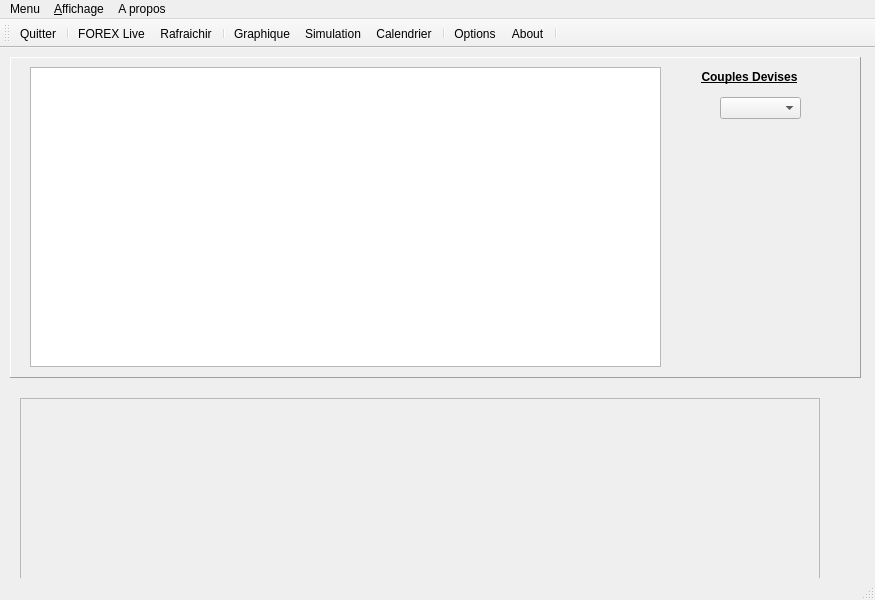
<?xml version="1.0" encoding="UTF-8"?>
<ui version="4.0">
 <class>MainWindow</class>
 <widget class="QMainWindow" name="MainWindow">
  <property name="geometry">
   <rect>
    <x>0</x>
    <y>0</y>
    <width>875</width>
    <height>600</height>
   </rect>
  </property>
  <property name="maximumSize">
   <size>
    <width>875</width>
    <height>16777215</height>
   </size>
  </property>
  <property name="windowTitle">
   <string>TRADING PLUS 2015</string>
  </property>
  <property name="windowIcon">
   <iconset resource="myresources.qrc">
    <normaloff>:/Numbers.ico</normaloff>:/Numbers.ico</iconset>
  </property>
  <property name="autoFillBackground">
   <bool>true</bool>
  </property>
  <widget class="QWidget" name="centralWidget">
   <widget class="QFrame" name="frameTable">
    <property name="geometry">
     <rect>
      <x>10</x>
      <y>9</y>
      <width>851</width>
      <height>321</height>
     </rect>
    </property>
    <property name="minimumSize">
     <size>
      <width>830</width>
      <height>290</height>
     </size>
    </property>
    <property name="maximumSize">
     <size>
      <width>900</width>
      <height>400</height>
     </size>
    </property>
    <property name="palette">
     <palette>
      <active>
       <colorrole role="Base">
        <brush brushstyle="SolidPattern">
         <color alpha="255">
          <red>255</red>
          <green>255</green>
          <blue>255</blue>
         </color>
        </brush>
       </colorrole>
       <colorrole role="AlternateBase">
        <brush brushstyle="SolidPattern">
         <color alpha="255">
          <red>246</red>
          <green>246</green>
          <blue>246</blue>
         </color>
        </brush>
       </colorrole>
      </active>
      <inactive>
       <colorrole role="Base">
        <brush brushstyle="SolidPattern">
         <color alpha="255">
          <red>255</red>
          <green>255</green>
          <blue>255</blue>
         </color>
        </brush>
       </colorrole>
       <colorrole role="AlternateBase">
        <brush brushstyle="SolidPattern">
         <color alpha="255">
          <red>246</red>
          <green>246</green>
          <blue>246</blue>
         </color>
        </brush>
       </colorrole>
      </inactive>
      <disabled>
       <colorrole role="Base">
        <brush brushstyle="SolidPattern">
         <color alpha="255">
          <red>240</red>
          <green>240</green>
          <blue>240</blue>
         </color>
        </brush>
       </colorrole>
       <colorrole role="AlternateBase">
        <brush brushstyle="SolidPattern">
         <color alpha="255">
          <red>246</red>
          <green>246</green>
          <blue>246</blue>
         </color>
        </brush>
       </colorrole>
      </disabled>
     </palette>
    </property>
    <property name="frameShape">
     <enum>QFrame::Panel</enum>
    </property>
    <property name="frameShadow">
     <enum>QFrame::Raised</enum>
    </property>
    <widget class="QTableView" name="tableView">
     <property name="geometry">
      <rect>
       <x>20</x>
       <y>10</y>
       <width>631</width>
       <height>300</height>
      </rect>
     </property>
     <property name="minimumSize">
      <size>
       <width>0</width>
       <height>0</height>
      </size>
     </property>
     <property name="maximumSize">
      <size>
       <width>700</width>
       <height>16777215</height>
      </size>
     </property>
     <property name="palette">
      <palette>
       <active>
        <colorrole role="Base">
         <brush brushstyle="SolidPattern">
          <color alpha="255">
           <red>255</red>
           <green>255</green>
           <blue>255</blue>
          </color>
         </brush>
        </colorrole>
       </active>
       <inactive>
        <colorrole role="Base">
         <brush brushstyle="SolidPattern">
          <color alpha="255">
           <red>255</red>
           <green>255</green>
           <blue>255</blue>
          </color>
         </brush>
        </colorrole>
       </inactive>
       <disabled>
        <colorrole role="Base">
         <brush brushstyle="SolidPattern">
          <color alpha="255">
           <red>240</red>
           <green>240</green>
           <blue>240</blue>
          </color>
         </brush>
        </colorrole>
       </disabled>
      </palette>
     </property>
     <property name="font">
      <font>
       <stylestrategy>PreferAntialias</stylestrategy>
      </font>
     </property>
     <property name="layoutDirection">
      <enum>Qt::LeftToRight</enum>
     </property>
     <property name="sortingEnabled">
      <bool>true</bool>
     </property>
    </widget>
    <widget class="QComboBox" name="comboDevises">
     <property name="geometry">
      <rect>
       <x>710</x>
       <y>40</y>
       <width>81</width>
       <height>22</height>
      </rect>
     </property>
    </widget>
    <widget class="QLabel" name="label">
     <property name="geometry">
      <rect>
       <x>655</x>
       <y>95</y>
       <width>191</width>
       <height>221</height>
      </rect>
     </property>
     <property name="text">
      <string/>
     </property>
     <property name="pixmap">
      <pixmap resource="myresources.qrc">:/images/images/index.jpg</pixmap>
     </property>
     <property name="scaledContents">
      <bool>false</bool>
     </property>
     <property name="alignment">
      <set>Qt::AlignCenter</set>
     </property>
     <property name="wordWrap">
      <bool>false</bool>
     </property>
     <property name="margin">
      <number>-8</number>
     </property>
     <property name="indent">
      <number>11</number>
     </property>
    </widget>
    <widget class="QLabel" name="label_2">
     <property name="geometry">
      <rect>
       <x>689</x>
       <y>10</y>
       <width>101</width>
       <height>20</height>
      </rect>
     </property>
     <property name="font">
      <font>
       <weight>75</weight>
       <bold>true</bold>
       <underline>true</underline>
      </font>
     </property>
     <property name="text">
      <string>Couples Devises</string>
     </property>
     <property name="alignment">
      <set>Qt::AlignCenter</set>
     </property>
    </widget>
   </widget>
   <widget class="QFrame" name="frame">
    <property name="geometry">
     <rect>
      <x>20</x>
      <y>350</y>
      <width>800</width>
      <height>210</height>
     </rect>
    </property>
    <property name="minimumSize">
     <size>
      <width>800</width>
      <height>210</height>
     </size>
    </property>
    <property name="maximumSize">
     <size>
      <width>800</width>
      <height>210</height>
     </size>
    </property>
    <property name="frameShape">
     <enum>QFrame::StyledPanel</enum>
    </property>
    <property name="frameShadow">
     <enum>QFrame::Raised</enum>
    </property>
   </widget>
  </widget>
  <widget class="QMenuBar" name="menuBar">
   <property name="geometry">
    <rect>
     <x>0</x>
     <y>0</y>
     <width>875</width>
     <height>21</height>
    </rect>
   </property>
   <widget class="QMenu" name="menuMenu">
    <property name="title">
     <string>Menu</string>
    </property>
    <addaction name="actionQuitter"/>
   </widget>
   <widget class="QMenu" name="menu_Affiche">
    <property name="title">
     <string>&amp;Affichage</string>
    </property>
    <addaction name="actionShowHideView"/>
    <addaction name="actionGraphique"/>
    <addaction name="actionSimulation"/>
    <addaction name="actionOptions"/>
   </widget>
   <widget class="QMenu" name="menuA_propos">
    <property name="title">
     <string>A propos</string>
    </property>
    <addaction name="actionAbout"/>
   </widget>
   <addaction name="menuMenu"/>
   <addaction name="menu_Affiche"/>
   <addaction name="menuA_propos"/>
  </widget>
  <widget class="QToolBar" name="mainToolBar">
   <attribute name="toolBarArea">
    <enum>TopToolBarArea</enum>
   </attribute>
   <attribute name="toolBarBreak">
    <bool>false</bool>
   </attribute>
   <addaction name="actionQuitter"/>
   <addaction name="separator"/>
   <addaction name="actionShowHideView"/>
   <addaction name="action_Rafraichir"/>
   <addaction name="separator"/>
   <addaction name="actionGraphique"/>
   <addaction name="actionSimulation"/>
   <addaction name="actionCalendrier"/>
   <addaction name="separator"/>
   <addaction name="actionOptions"/>
   <addaction name="actionAbout"/>
   <addaction name="separator"/>
  </widget>
  <widget class="QStatusBar" name="statusBar"/>
  <action name="actionQuitter">
   <property name="icon">
    <iconset resource="myresources.qrc">
     <normaloff>:/icons/icons/Exit.png</normaloff>:/icons/icons/Exit.png</iconset>
   </property>
   <property name="text">
    <string>&amp;Quitter</string>
   </property>
   <property name="toolTip">
    <string>Fermer l'application</string>
   </property>
   <property name="shortcut">
    <string>Ctrl+Q</string>
   </property>
  </action>
  <action name="actionShowHideView">
   <property name="icon">
    <iconset resource="myresources.qrc">
     <normaloff>:/icons/icons/oeil.png</normaloff>:/icons/icons/oeil.png</iconset>
   </property>
   <property name="text">
    <string>&amp; FOREX Live</string>
   </property>
   <property name="shortcut">
    <string>Alt+C</string>
   </property>
  </action>
  <action name="actionGraphique">
   <property name="icon">
    <iconset resource="myresources.qrc">
     <normaloff>:/icons/icons/3d bar chart.png</normaloff>
     <normalon>:/images/icons/3d bar chart.png</normalon>:/icons/icons/3d bar chart.png</iconset>
   </property>
   <property name="text">
    <string>&amp;Graphique</string>
   </property>
   <property name="shortcut">
    <string>Alt+G</string>
   </property>
  </action>
  <action name="actionSimulation">
   <property name="icon">
    <iconset resource="myresources.qrc">
     <normaloff>:/icons/icons/Calculator.png</normaloff>
     <normalon>:/images/icons/Calculator.png</normalon>:/icons/icons/Calculator.png</iconset>
   </property>
   <property name="text">
    <string>&amp;Simulation</string>
   </property>
   <property name="shortcut">
    <string>Alt+S</string>
   </property>
  </action>
  <action name="actionOptions">
   <property name="icon">
    <iconset resource="myresources.qrc">
     <normaloff>:/icons/icons/Wrench.png</normaloff>:/icons/icons/Wrench.png</iconset>
   </property>
   <property name="text">
    <string>&amp;Options</string>
   </property>
   <property name="shortcut">
    <string>Alt+O</string>
   </property>
  </action>
  <action name="actionAbout">
   <property name="icon">
    <iconset resource="myresources.qrc">
     <normaloff>:/icons/icons/About.png</normaloff>
     <normalon>:/images/icons/About.png</normalon>:/icons/icons/About.png</iconset>
   </property>
   <property name="text">
    <string>About</string>
   </property>
   <property name="shortcut">
    <string>Alt+W</string>
   </property>
  </action>
  <action name="action_Rafraichir">
   <property name="icon">
    <iconset resource="myresources.qrc">
     <normaloff>:/icons/icons/Sync.png</normaloff>:/icons/icons/Sync.png</iconset>
   </property>
   <property name="text">
    <string>&amp;Rafraichir</string>
   </property>
   <property name="toolTip">
    <string>Recharge la page</string>
   </property>
   <property name="shortcut">
    <string>Alt+R</string>
   </property>
  </action>
  <action name="actionCalendrier">
   <property name="icon">
    <iconset resource="myresources.qrc">
     <normaloff>:/icons/icons/Calendar.png</normaloff>:/icons/icons/Calendar.png</iconset>
   </property>
   <property name="text">
    <string>Calendrier</string>
   </property>
   <property name="toolTip">
    <string>Affichage par période entre 2 dates</string>
   </property>
  </action>
 </widget>
 <layoutdefault spacing="6" margin="11"/>
 <resources>
  <include location="myresources.qrc"/>
 </resources>
 <connections/>
</ui>
